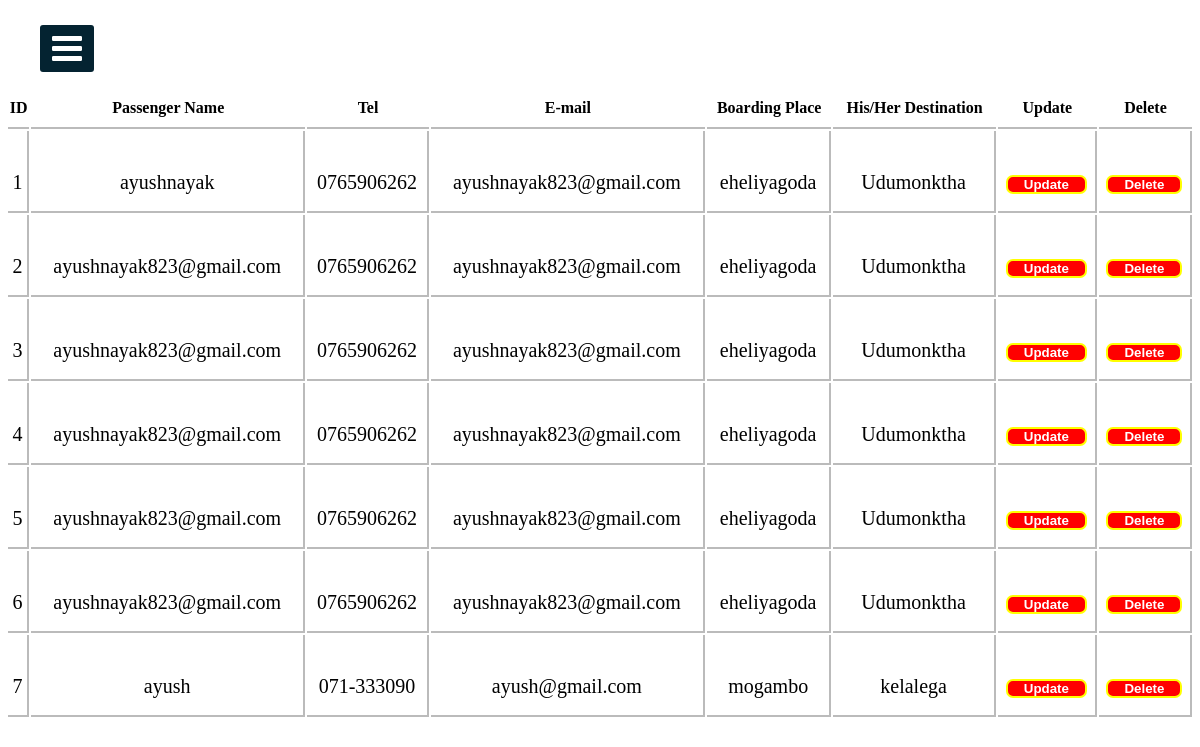
The app's page /BookingManage.php with its own data.
### tables this page shows
CREATE TABLE `booking` (
  `id` int(11) NOT NULL,
  `passenger_name` varchar(255) NOT NULL,
  `telephone` varchar(255) NOT NULL,
  `email` varchar(255) NOT NULL,
  `boarding_place` varchar(255) NOT NULL,
  `Your_destination` varchar(255) NOT NULL
);

### BookingManage.php (the view, shortened to what this page needs)
<?php include("connection.php")?>
<!DOCTYPE html>
<html>
<head>
  <link rel="stylesheet" href="https://cdnjs.cloudflare.com/ajax/libs/font-awesome/4.7.0/css/font-awesome.min.css">
<link rel="stylesheet" href="cssfile/sidebar.css">
</head>
<body>
  <label for="check">
<i class="fa fa-bars" id="btn"></i>
  </label>
<div class="sidebar2">
    <h1 class="adminTopic">Booking Peoples...</h1>
<?php
    $sqlget="SELECT * FROM booking";
    $sqldata=mysqli_query($conn,$sqlget) or die('error getting');
    echo "<table>";
    echo "<tr>
      <th>ID</th>
    <th>Passenger Name</th>
    <th>Tel</th>
    <th>E-mail</th>
    <th>Boarding Place</th>
    <th>His/Her Destination</th>
    <th>Update</th>
    <th>Delete</th>
       </tr>";
       while ($row=mysqli_fetch_array($sqldata,MYSQLI_ASSOC))
       {
        echo "<tr><td>";
        echo $row['id'];
        echo "</td><td>";
        echo $row['passenger_name'];
        echo "</td><td>";
        echo $row['telephone'];
        echo "</td><td>";
        echo $row['email'];
        echo "</td><td>";
        echo $row['boarding_place'];
        echo "</td><td>";
        echo $row['Your_destination'];
        echo "</td>";
        ?>
        <td>
        <button style="border:2px solid yellow; border-radius:7px; background-color:red;color:white;">
          <a href="updateBooking.php?id=<?php echo $row['id'];?>">
          Update
          </a>
        </button>
        </td>
         <td>
        <button style="border:2px solid yellow; border-radius:7px; background-color:red;color:white;">
          <a href="deleteBooking.php?id=<?php echo $row['id'];?>">
          Delete
          </a>
        </button>
        </td></tr>
<?php
       }
       echo "</table>";
?>
</div>
</body>
</html>

### cssfile/sidebar.css (style rules this page uses)
* { margin: 0; padding: 0; list-style: none; text-decoration: none; }
label #btn, label #cancle { position: absolute; cursor: pointer; background: #042331; color: #fff; border-radius: 3px; }
label #btn { left: 40px; top: 25px; font-size: 35px; color: #fff; padding: 6px 12px; transition: all 0.5s; }

### BookingManage.php (style rules this page uses)
body { background-image: url("image/1.jpg"); background-position: center; background-size: cover; height: 700px; background-repeat: no-repeat; background-attachment: fixed; }
.adminTopic { text-align: center; color: #fff; }
table { width:99%; border-collapse: separate !important; margin:auto; text-align:center; margin-top:50px; background-color: rgb(255, 255, 255); border-radius: 10px 10px 0px 0px; }
table th { border-bottom:2px solid rgb(187, 187, 187); padding:10px 0px 10px 0px; font-family: "balsamiq_sansitalic" !important; }
table tr td { border-right: 2px solid rgb(187, 187, 187); height: 58px; padding: 22px 0px 0px 0px; font-family: "monospace;" !important; border-bottom: 2px solid rgb(187, 187, 187); font-size: 20px; }
table tr td a { color: white; border-radius: 5px; padding: 6px; text-decoration: none; margin: 10px; font-weight: 700; }
button { padding: 5px 5px 5px 5x; }

### records on screen
booking: id "1", passenger_name "ayushnayak", telephone "0765906262", email "ayushnayak823@gmail.com", boarding_place "eheliyagoda", Your_destination "Udumonktha"
booking: id "2", passenger_name "ayushnayak823@gmail.com", telephone "0765906262", email "ayushnayak823@gmail.com", boarding_place "eheliyagoda", Your_destination "Udumonktha"
booking: id "3", passenger_name "ayushnayak823@gmail.com", telephone "0765906262", email "ayushnayak823@gmail.com", boarding_place "eheliyagoda", Your_destination "Udumonktha"
booking: id "4", passenger_name "ayushnayak823@gmail.com", telephone "0765906262", email "ayushnayak823@gmail.com", boarding_place "eheliyagoda", Your_destination "Udumonktha"
booking: id "5", passenger_name "ayushnayak823@gmail.com", telephone "0765906262", email "ayushnayak823@gmail.com", boarding_place "eheliyagoda", Your_destination "Udumonktha"
booking: id "6", passenger_name "ayushnayak823@gmail.com", telephone "0765906262", email "ayushnayak823@gmail.com", boarding_place "eheliyagoda", Your_destination "Udumonktha"
booking: id "7", passenger_name "ayush", telephone "071-333090", email "ayush@gmail.com", boarding_place "mogambo", Your_destination "kelalega"
